Frame 1 (no input): blank canvas, image omitted
Frame 60 (no input): blank canvas, image omitted
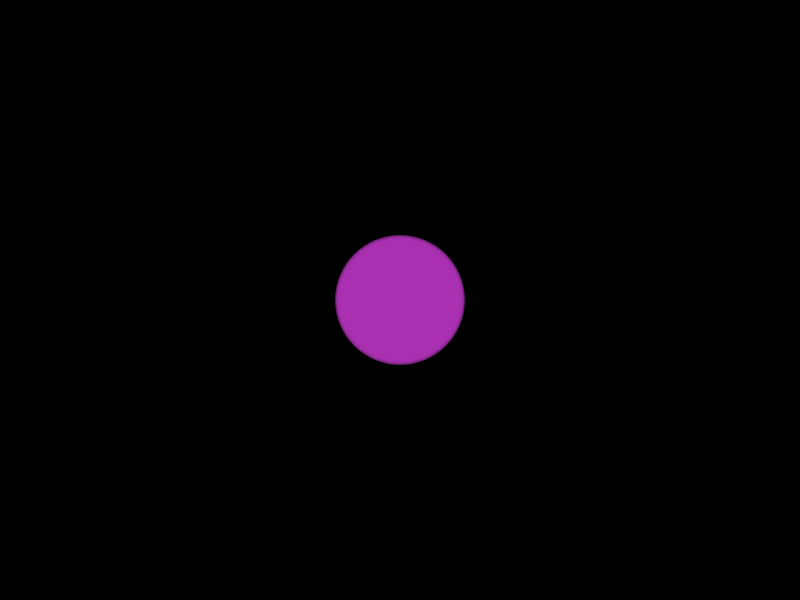
Frame 120 (the mouse pressed at the canvas centre since frame 60)

The p5.js sketch whose frames 1 and 60 were blank and that drew this single picture after the mouse press (run headless with seeded random() and noise() and a simulated clock; from frame 60 on, the mouse is pressed at the canvas centre):

// p5.js sketch
// ── sketch.js
let circles = [];

function setup() {
  createCanvas(800, 600);
  background(0);
}

function draw() {
  background(0, 20);  

  
  for (let i = circles.length - 1; i >= 0; i--) {
    let circle = circles[i];
    
    
    circle.size += 2;
    circle.alpha -= 2;
  
    fill(circle.color[0], circle.color[1], circle.color[2], circle.alpha);
    noStroke();
    ellipse(circle.x, circle.y, circle.size);

    if (circle.alpha <= 0) {
      circles.splice(i, 1);
    }
  }
}
function mousePressed() {
  //
  let newCircle = {
    x: mouseX,
    y: mouseY,
    size: 10,
    alpha: 255,
    color: [random(255), random(255), random(255)]
  };
  circles.push(newCircle);
}
